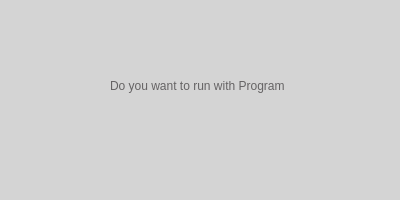
<?xml version="1.0" encoding="UTF-8"?>
<ui version="4.0">
 <class>Autorun_msgbox</class>
 <widget class="QDialog" name="Autorun_msgbox">
  <property name="geometry">
   <rect>
    <x>0</x>
    <y>0</y>
    <width>400</width>
    <height>200</height>
   </rect>
  </property>
  <property name="windowTitle">
   <string>Dialog</string>
  </property>
  <property name="styleSheet">
   <string notr="true">QDialog#Autorun_msgbox {
background-color:rgb(212,212,212);
}

QLabel#label {
background-color: rgb(212, 212, 212);
	color: rgb(101, 99, 100);
}
</string>
  </property>
  <widget class="QLabel" name="label">
   <property name="geometry">
    <rect>
     <x>110</x>
     <y>40</y>
     <width>181</width>
     <height>91</height>
    </rect>
   </property>
   <property name="styleSheet">
    <string notr="true">QLabel#label {
background-color: rgb(212, 212, 212);
color:rgb(101, 99, 100);
}
</string>
   </property>
   <property name="text">
    <string>Do you want to run with Program</string>
   </property>
  </widget>
 </widget>
 <resources/>
 <connections/>
</ui>
